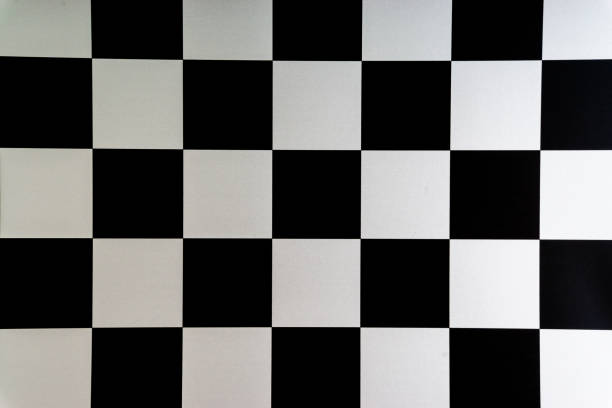
#> input picture tableroAjedrez.jpg, 612 x 408 px
$ python MartinezMatiasLucas-script-punto2.py
#> lines starting #> are read from the running program, lines starting #| are printed output that depends on the picture
import cv2
import numpy as np
import matplotlib.pyplot as plt
from google.colab import files

# Subir el archivo
uploaded = files.upload()
#> the answer given: tableroAjedrez.jpg

# Usar el nombre del archivo subido para cargar la imagen
image_path = next(iter(uploaded))  # Obtiene el nombre del primer archivo subido
image = cv2.imread(image_path, cv2.IMREAD_GRAYSCALE)
#> image: shape (408, 612); min 0, max 255, mean 103.7

# Verificar si la imagen se cargó correctamente
if image is None:
    raise FileNotFoundError("No se pudo cargar la imagen. Verifica la ruta del archivo.")

# Aplicar el algoritmo Canny para detectar bordes
edges = cv2.Canny(image, threshold1=50, threshold2=150, apertureSize=3)
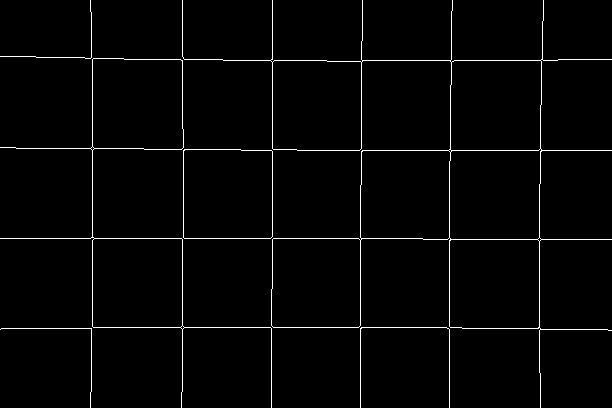
#> edges: shape (408, 612); 1.9% white in thin lines or dots

# Aplicar la Transformada de Hough para detectar líneas
lines = cv2.HoughLines(edges, rho=1, theta=np.pi/180, threshold=100)
#> lines = 22 rows, first 8: [238, 1.57], [327, 1.57], [150, 1.57], [60, 1.57], [272, 0], [182, 0], [92, 0], [449, 0]

# Crear una copia de la imagen original para dibujar las líneas detectadas
output_image = cv2.cvtColor(image, cv2.COLOR_GRAY2BGR)

# Dibujar las líneas detectadas en la imagen
if lines is not None:
    for line in lines:
        rho, theta = line[0]
        a = np.cos(theta)
        b = np.sin(theta)
        x0 = a * rho
        y0 = b * rho
        x1 = int(x0 + 1000 * (-b))
        y1 = int(y0 + 1000 * (a))
        x2 = int(x0 - 1000 * (-b))
        y2 = int(y0 - 1000 * (a))
        cv2.line(output_image, (x1, y1), (x2, y2), (0, 255, 0), 2)
#> this loop made 22 passes
#> (rho, theta, a, b, x0, y0, x1, y1) on passes 1 to 12: (238, 1.57, -4.37e-08, 1, -1.04e-05, 238, -1000, 237), (327, 1.57, -4.37e-08, 1, -1.43e-05, 327, -1000, 326), (150, 1.57, -4.37e-08, 1, -6.56e-06, 150, -1000, 149), (60, 1.57, -4.37e-08, 1, -2.62e-06, 60, -1000, 59), (272, 0, 1, 0, 272, 0, 272, 1000), (182, 0, 1, 0, 182, 0, 182, 1000), (92, 0, 1, 0, 92, 0, 92, 1000), (449, 0, 1, 0, 449, 0, 449, 1000), (360, 0, 1, 0, 360, 0, 360, 1000), (56, 1.59, -0.0175, 1, -0.977, 55.99, -1000, 38), (539, 0, 1, 0, 539, 0, 539, 1000), (452, 0.0175, 1, 0.0175, 451.9, 7.89, 434, 1007)
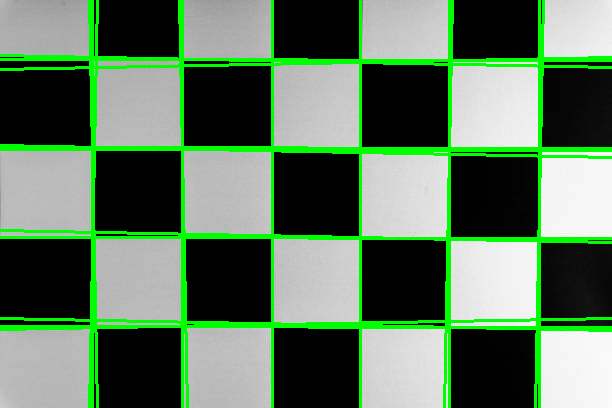
#> output_image: shape (408, 612, 3); mean B, G, R 93.5, 120.3, 93.5

# Mostrar la imagen original y la imagen con las líneas detectadas
plt.figure(figsize=(12, 6))
plt.subplot(1, 2, 1)
plt.imshow(image, cmap='gray')
plt.title('Imagen Original')
plt.axis('off')

plt.subplot(1, 2, 2)
plt.imshow(cv2.cvtColor(output_image, cv2.COLOR_BGR2RGB))
plt.title('Líneas Detectadas')
plt.axis('off')
plt.show()
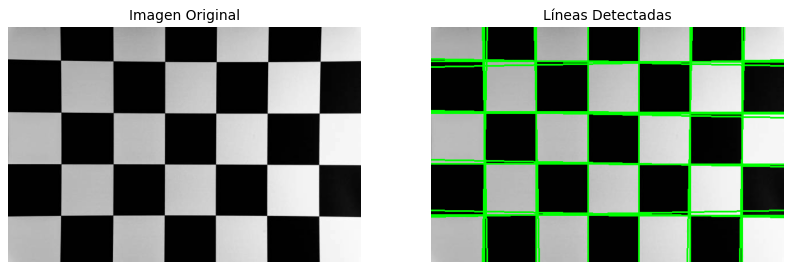
#> figure drawn by matplotlib, 2 panels
